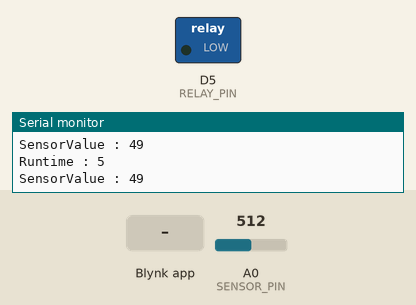
This sketch was run on a simulated ESP8266 (NodeMCU). On the bench: switched loads named in the sketch (green lamp = pin HIGH), the last lines printed to the serial monitor. Inputs (shaded band) come from the test bench; at power-on: A0 (SENSOR_PIN) = 512. WiFi joins after 1.5 s; servers stay silent unless stated.

Above: at 6.1 s.
6.2 s: Blynk app writes 1 to V1
7.7 s: A0 (SENSOR_PIN) set to 582
9.2 s: A0 (SENSOR_PIN) set to 607
At 9.9 s:
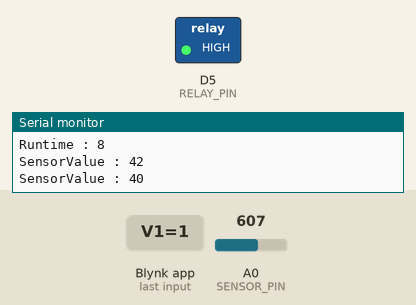
10.9 s: A0 (SENSOR_PIN) set to 511
At 11.2 s:
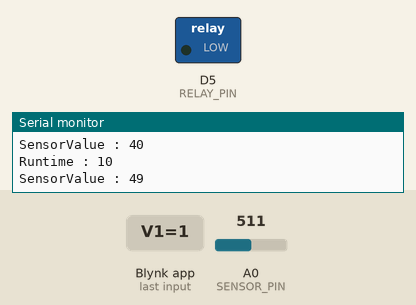
Timing chart, 0 to 13.4 s (numbered marks = the images above; inputs shaded):
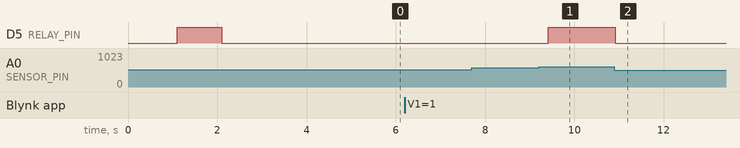

The sketch:

SensorRelayBlynk.ino
```cpp
#define BLYNK_TEMPLATE_ID "TMPL67xb9oa88"
#define BLYNK_TEMPLATE_NAME "Smart Farm"
#define BLYNK_AUTH_TOKEN "UN9JwYFhgHSt4SdZX5KUiC5GHlw5WhZW"
#define BLYNK_PRINT Serial
#include <ESP8266WiFi.h>
#include <BlynkSimpleEsp8266.h>
char ssid[] = "internet";
char pass[] = "123456789";
BlynkTimer timer;


#define SENSOR_PIN A0
#define RELAY_PIN D5
#define ON HIGH
#define OFF LOW

int Value;
unsigned long period = 500;
unsigned long last_time = 0;

bool check = false;

int SensorValue;


void myTimerEvent()
{
  Blynk.virtualWrite(V3, SensorValue);
  Blynk.virtualWrite(V5, millis() / 1000);
  Serial.println("Runtime : " + String(millis() / 1000));
}

BLYNK_WRITE(V1)
{
  int pinValue = param.asInt();
  Serial.print("V1 Slider value is: ");
  Serial.println(pinValue);
  if (pinValue == 1) {
    check = true;
  }
  if (pinValue == 0) {
    check = false;
    digitalWrite(RELAY_PIN, OFF);
    Blynk.virtualWrite(V2, 0);
  }
}
BLYNK_WRITE(V2)
{
  int pinValue = param.asInt();
  Serial.print("V2 Slider value is: ");
  Serial.println(pinValue);
  if (check == false) {
    if (pinValue == 1) {
      digitalWrite(RELAY_PIN, ON);
    }
    if (pinValue == 0) {
      digitalWrite(RELAY_PIN, OFF);
    }
  }
}

void setup() {
  Serial.begin(115200);
  Serial.println();
  for (int Rx = 10; Rx >= 0; Rx--) {
    Serial.println("Start in : " + String(Rx));
    delay(100);
  }
  pinMode(RELAY_PIN, OUTPUT);
  digitalWrite(RELAY_PIN, ON);
  delay(1000);
  digitalWrite(RELAY_PIN, OFF);
  delay(1000);
  pinMode(SENSOR_PIN, INPUT);
  Blynk.begin(BLYNK_AUTH_TOKEN, ssid, pass);
  timer.setInterval(1000L, myTimerEvent);
}

void loop() {
  Blynk.run();
  timer.run();
  if ( millis() - last_time > period) {
    last_time = millis();
    Value = analogRead(SENSOR_PIN);
    SensorValue = map(Value, 1024, 0, 0, 100);
    Serial.println("SensorValue : " + String(SensorValue));
    if (check == true) {
      if (SensorValue <= 40) {
        digitalWrite(RELAY_PIN, ON);
      }
      if (SensorValue >= 41) {
        digitalWrite(RELAY_PIN, OFF);
      }
    }
  }
}
```

Measured:
- the behaviour switches between 599 and 600 on A0 (SENSOR_PIN) (found by bisection; images 0 and 1)
- after the input at 9.2 s, D5 (RELAY_PIN): LOW → HIGH after 0.22 s
- after the input at 10.9 s, D5 (RELAY_PIN): HIGH → LOW at once
